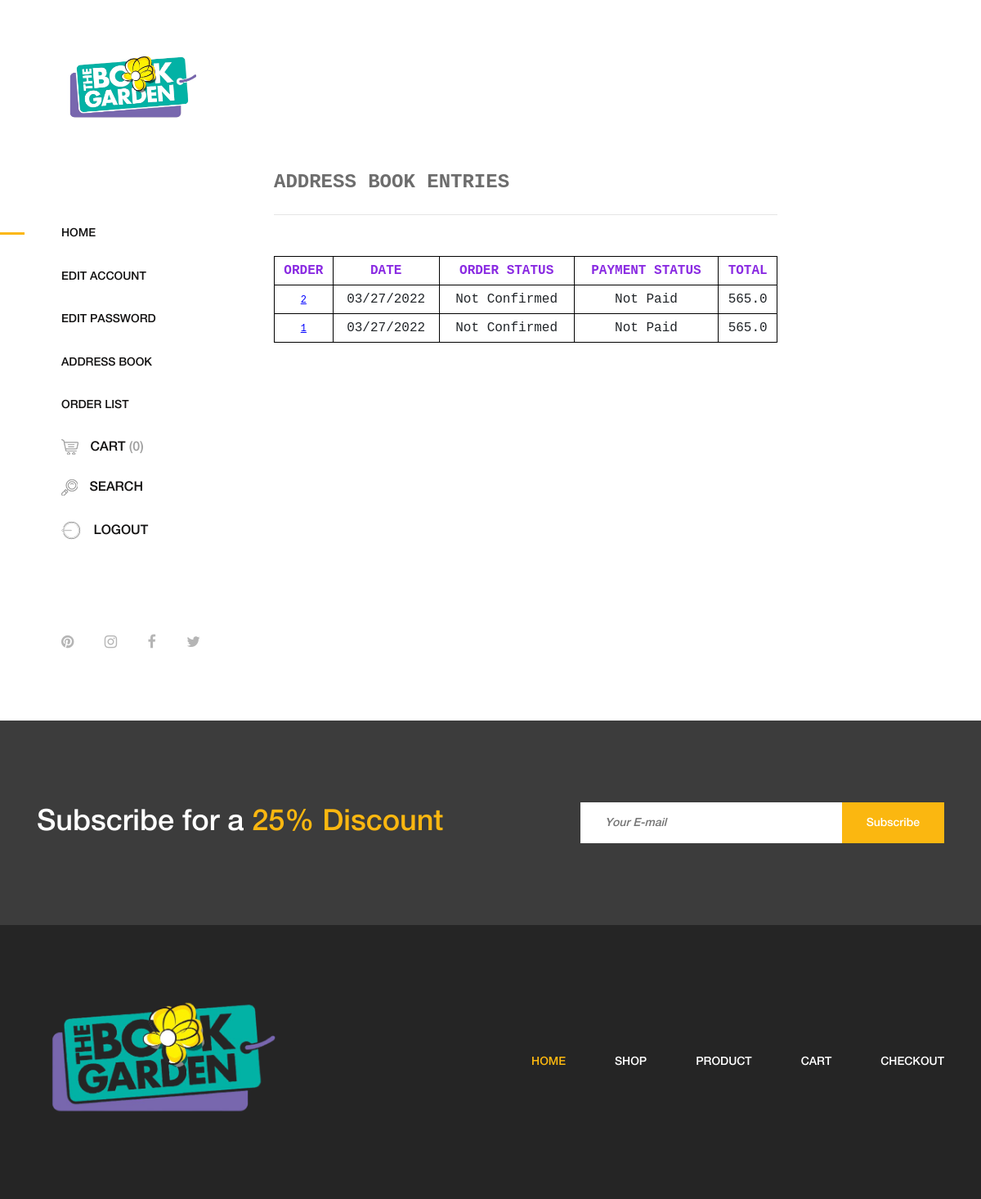
The app's page /order/orderlist/ (signed in) with its own data.
### book_orders/models.py (models this page shows, shortened)
class Order(models.Model):
    billing_first_name=models.CharField(max_length=100,blank=False)
    billing_last_name=models.CharField(max_length=100,blank=False)
    billing_email=models.EmailField(max_length=254,blank=True)
    billing_address=models.CharField(max_length=364,blank=False)
    billing_phone_number=models.CharField(max_length=20,blank=False)
    shipping_first_name=models.CharField(max_length=100,blank=False)
    shipping_last_name=models.CharField(max_length=100,blank=False)
    shipping_email=models.EmailField(max_length=254,blank=True)
    shipping_address=models.CharField(max_length=364,blank=False)
    shipping_phone_number=models.CharField(max_length=20,blank=False)
    customer=models.ForeignKey(User,on_delete=models.CASCADE,null=True)
    books=models.ManyToManyField(Book,through='OrderItem')
    order_status=models.IntegerField(choices=ORDER_STATUS_CHOICES,default=1)
    payment_status=models.IntegerField(choices=PAYMENT_STATUS_CHOICES,default=0)
    order_guideline=models.TextField(blank=True)
    order_created_date=models.DateTimeField(blank=False,null=False,default=timezone.now)

### book_orders/views.py (the view)
# urls.py: path('orderlist/',OrderListView.as_view(),name='order_list'),
class OrderListView(ListView):
    template_name='orderlist.html'
    model=Order
    context_object_name='all_orders'
    def get_queryset(self):
        return self.model.objects.filter(customer=self.request.user).order_by('-pk')
    def get_context_data(self, **kwargs):
        context = super().get_context_data(**kwargs)
        total=0
        tax=0
        subtotal=0
        total_list=[]
        if context['all_orders'].count()==0:
            context['is_empty']=True
        for order in context['all_orders']:
            for item in order.orderitem_set.all():
                qty=item.quantity
                price=0
                if item.book !=None:
                    price=item.book.book_price
                elif item.short_book_info !=None:
                    price=item.short_book_info.book_price
                subtotal+=(qty*price)
            tax=round(subtotal*0.13,2)
            total=round(tax+subtotal,2)
            total_list.append(total)
            total=tax=subtotal=0
        context['all_orders']=zip(context['all_orders'],total_list)
        return context

### book_orders/templates/orderlist.html (shortened to what this page needs)
{% extends 'index2.html' %}
{% load static %}
{% block body_block %}
    {% if not is_empty %}
         <div id="no-content" class="col-lg-8 col-md-6 col-sm-8 col-xs-10 col-xs-offset-1 orders-content">
            <p style="font-family: 'Courier New', Courier, monospace; font-size:x-large; font-weight: bold !important;margin-top:200px ;">ADDRESS BOOK ENTRIES</p>
          <hr style="width: 80%; margin-left: 0; ">
      <table style="width:80%">
         <tr>
            <th>ORDER</th>
            <th>DATE</th>
            <th>ORDER STATUS</th>
            <th>PAYMENT STATUS</th>
            <th>TOTAL</th>
        </tr>
        {% for order,total in all_orders %}
        <tr>
            <td><a href="{%  url 'order_app:order_detail' pk=order.pk %}" style="color: blue; text-decoration: underline;" >{{ order.pk }}</td>
            <td>{{ order.order_created_date|date:"SHORT_DATE_FORMAT" }}</td>
            {% if order.order_status == 1 %}
            <td>Not Confirmed</td>
            {% elif order.order_status == 2 %}
            <td>Confirmed</td>
            {% else %}
            <td>Delivered</td>
            {% endif %}
            {% if order.payment_status == 0 %}
            <td>Not Paid</td>
            {% elif order.payment_status == 1 %}
            <td>Paid</td>
            {% endif %}
            <td>{{ total }}</td>
        </tr>
        {% endfor %}
    {% endif %}
</table>
       </div>
    </div>
<br>
{% endblock %}

### static/css/core-style.css (style rules this page uses)
* { margin: 0; padding: 0; }
body { font-family: "helveticaneuemedium" !important ; font-size: 16px; }
p { color: #6d6d6d; font-size: 16px; line-height: 1.9; font-weight: 400; }
a { -webkit-transition: all 500ms ease 0s; transition: all 500ms ease 0s; text-decoration: none; outline: 0 solid transparent; color: #131212; font-weight: 400; font-size: 12px; }
*, *::after, *::before { -webkit-box-sizing: border-box; -moz-box-sizing: border-box; box-sizing: border-box; }

### records on screen
Order: pk "2", order_created_date "03/27/2022", order_status "Not Confirmed", payment_status "Not Paid", total "565.0"
Order: pk "1", order_created_date "03/27/2022", order_status "Not Confirmed", payment_status "Not Paid", total "565.0"
